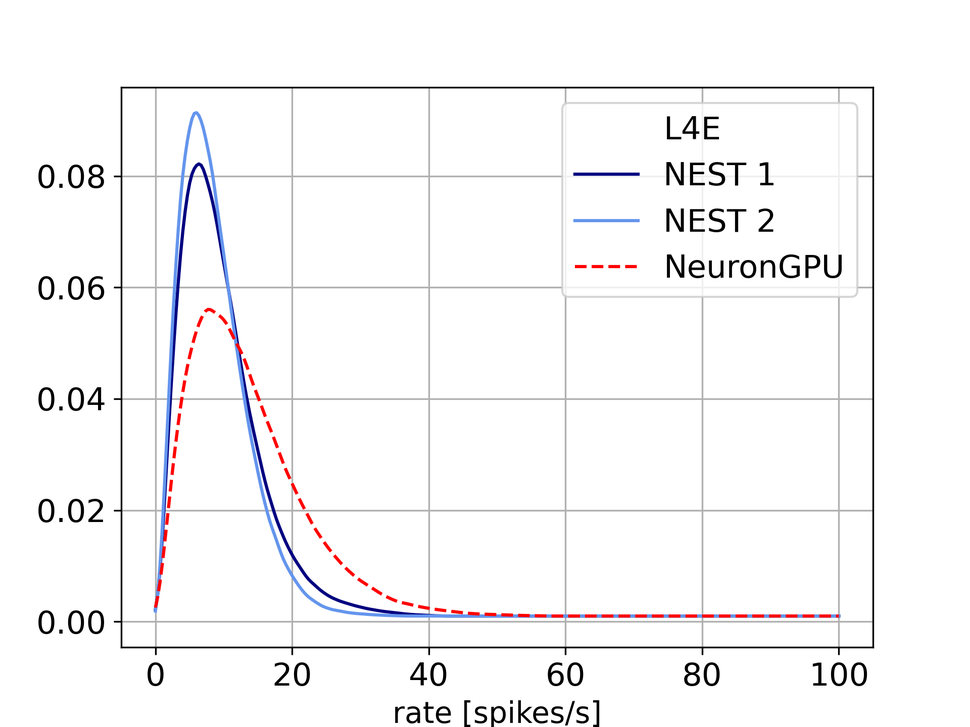
#> input picture analysis/dist_plots/distributions/sample_plot/plot_dist/firing_rate/L4E2NEST.png, 970 x 727 px, shrunk from 1920 x 1440 before the run
$ python fig_sample_ms.py
#> lines starting #> are read from the running program, lines starting #| are printed output that depends on the picture
import numpy as np
import matplotlib.pyplot as plt
import matplotlib.image as img
import matplotlib.gridspec as gridspec

fr_E=img.imread("firing_rate/L4E2NEST.png")
#> fr_E is the input picture: shape (727, 970, 4) float32; mean R, G, B, A 0.969, 0.966, 0.97, 1
fr_I=img.imread("firing_rate/L4I2NEST.png")
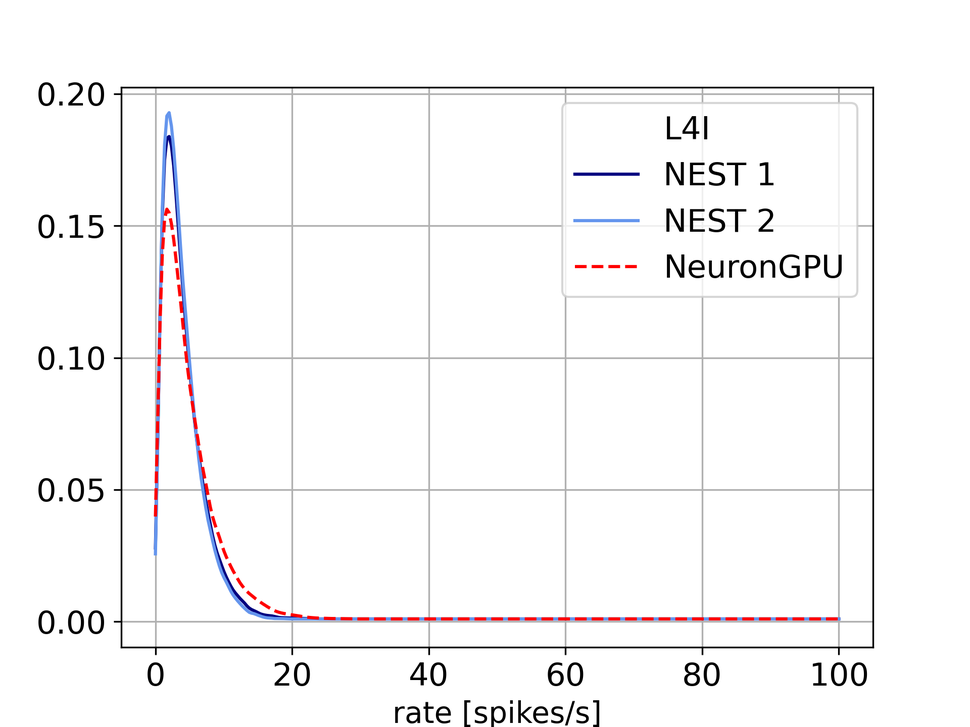
#> input picture analysis/dist_plots/distributions/sample_plot/plot_dist/firing_rate/L4I2NEST.png, 970 x 727 px, shrunk from 1920 x 1440 before the run
#> fr_I is the input picture: shape (727, 970, 4) float32; mean R, G, B, A 0.972, 0.969, 0.971, 1
cv_E=img.imread("cv_isi/L4E2NEST.png")
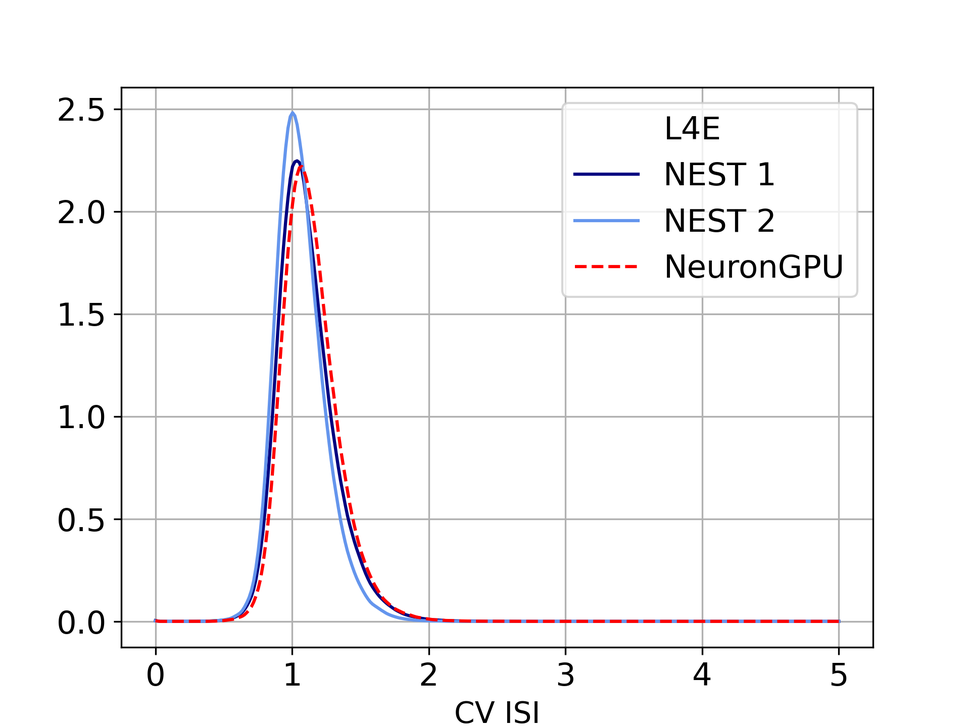
#> input picture analysis/dist_plots/distributions/sample_plot/plot_dist/cv_isi/L4E2NEST.png, 970 x 727 px, shrunk from 1920 x 1440 before the run
#> cv_E is the input picture: shape (727, 970, 4) float32; mean R, G, B, A 0.972, 0.968, 0.972, 1
cv_I=img.imread("cv_isi/L4I2NEST.png")
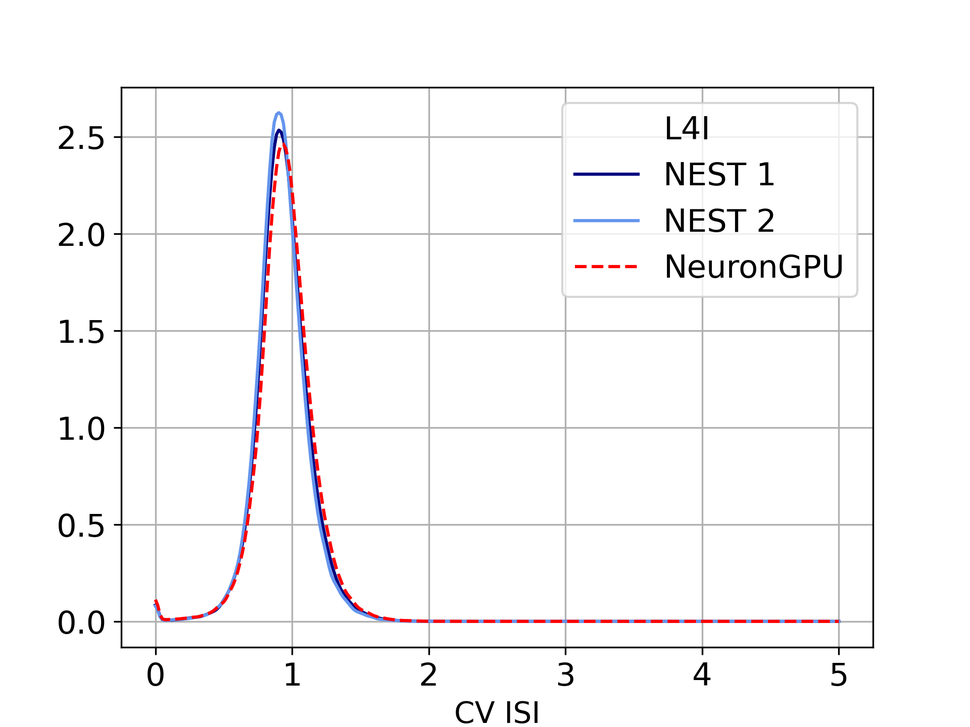
#> input picture analysis/dist_plots/distributions/sample_plot/plot_dist/cv_isi/L4I2NEST.png, 970 x 727 px, shrunk from 1920 x 1440 before the run
#> cv_I is the input picture: shape (727, 970, 4) float32; mean R, G, B, A 0.974, 0.97, 0.973, 1
co_E=img.imread("correlation/L4E2NEST.png")
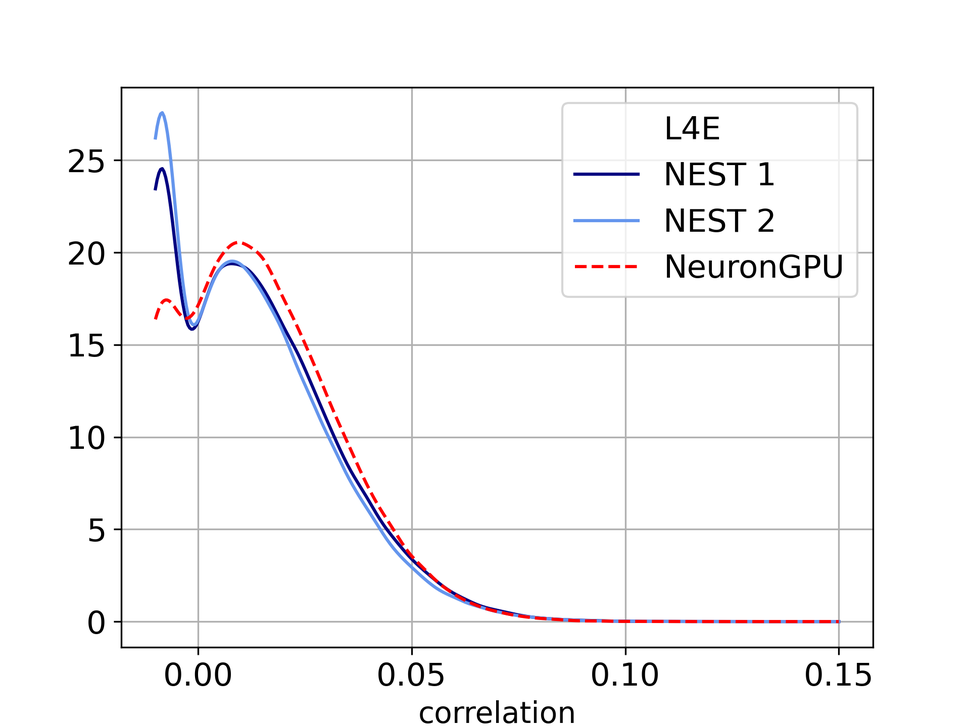
#> input picture analysis/dist_plots/distributions/sample_plot/plot_dist/correlation/L4E2NEST.png, 970 x 727 px, shrunk from 1920 x 1440 before the run
#> co_E is the input picture: shape (727, 970, 4) float32; mean R, G, B, A 0.973, 0.97, 0.973, 1
co_I=img.imread("correlation/L4I2NEST.png")
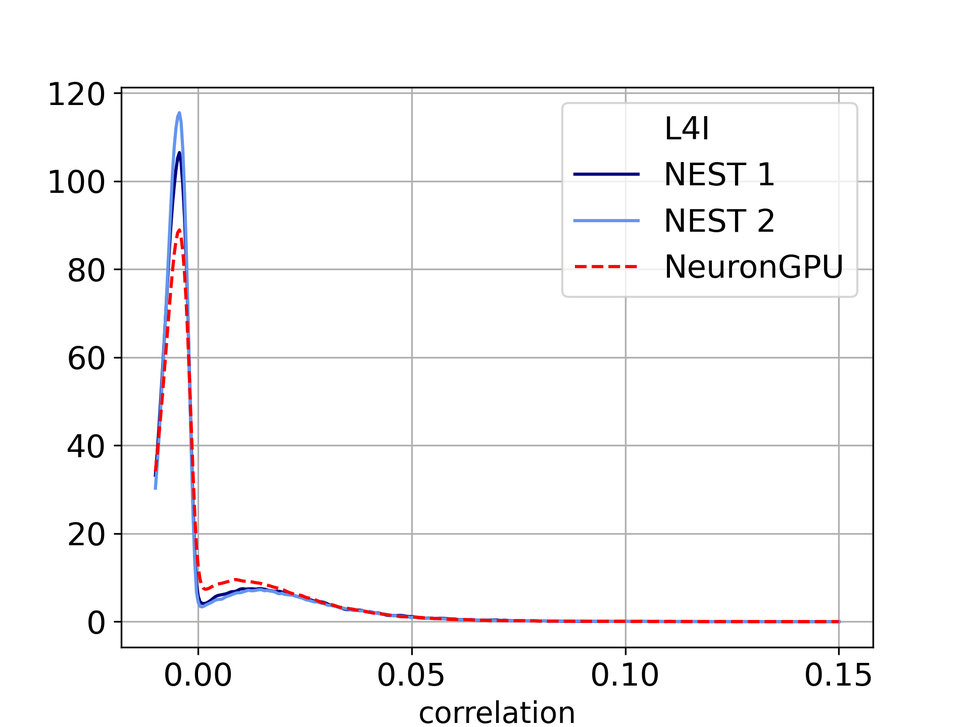
#> input picture analysis/dist_plots/distributions/sample_plot/plot_dist/correlation/L4I2NEST.png, 970 x 727 px, shrunk from 1920 x 1440 before the run
#> co_I is the input picture: shape (727, 970, 4) float32; mean R, G, B, A 0.973, 0.969, 0.972, 1


fig, axs = plt.subplots(3, 2)
plt.subplots_adjust(wspace=-0.7, hspace=0.0, left=0.05, right=0.95)

axs[0,0].imshow(fr_E)
axs[0,0].axis('off')
axs[0,1].imshow(fr_I)
axs[0,1].axis('off')
axs[1,0].imshow(cv_E)
axs[1,0].axis('off')
axs[1,1].imshow(cv_I)
axs[1,1].axis('off')
axs[2,0].imshow(co_E)
axs[2,0].axis('off')
axs[2,1].imshow(co_I)
axs[2,1].axis('off')
fig.set_size_inches(24, 15)
plt.savefig("dist_sample_ms.png", bbox_inches = 'tight', pad_inches = 0)
plt.show()
